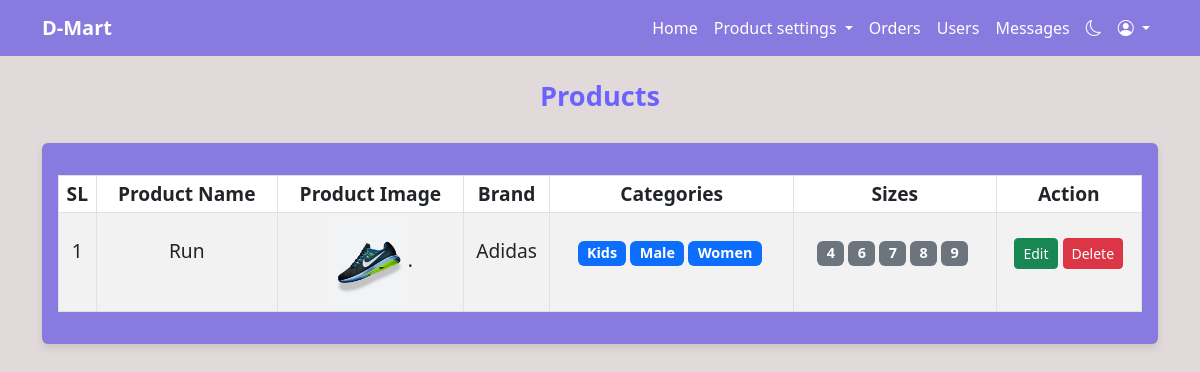
The page /backend/products.php (signed in) on the database its author committed.
### tables this page shows
CREATE TABLE `products` (
  `id` int(11) NOT NULL,
  `name` varchar(250) NOT NULL,
  `image_path` varchar(250) NOT NULL,
  `brand_id` int(11) NOT NULL,
  `status` tinyint(1) NOT NULL DEFAULT 1
);

CREATE TABLE `brand` (
  `id` int(11) NOT NULL,
  `name` varchar(250) NOT NULL,
  `status` tinyint(1) NOT NULL DEFAULT 1
);

### backend/products.php (the view, shortened to what this page needs)
<?php
    require 'database_connection.php';
    $sql = "
            SELECT
                p.id AS product_id,
                p.name AS product_name,
                p.image_path as image,
                p.status,
                b.name AS brand_name,
                GROUP_CONCAT(DISTINCT c.name ORDER BY c.name ASC SEPARATOR ', ') AS category_names,
                GROUP_CONCAT(DISTINCT s.name ORDER BY s.name ASC SEPARATOR ', ') AS size_names
            FROM
                products p
            LEFT JOIN
                brand b ON p.brand_id = b.id
            LEFT JOIN
                product_categories pc ON p.id = pc.product_id
            LEFT JOIN
                categories c ON pc.category_id = c.id
            LEFT JOIN
                product_sizes ps ON p.id = ps.product_id
            LEFT JOIN
                sizes s ON ps.size_id = s.id
            WHERE
                p.status = 1
            GROUP BY
                p.id
            ORDER BY
                p.name ASC;
         ";
    $result = $conn->query($sql);
?>
<!DOCTYPE html>
<html lang="en">
<?php require 'assets/header.php'; ?>
<body class="day-mode">
    <?php require 'assets/menu.php'; ?>
    <h2 class="dashboard-title mt-4">Products</h2>
    <div class="container">
        <div class="row mt-4">
            <div class="col-md-12 mb-4">
                <div class="card card-user-info">
                    <div class="card-body">
                        <table class="table table-striped table-bordered table-sm table-hover table-responsive mt-3">
                            <thead>
                                <tr>
                                    <th>SL</th>
                                    <th>Product Name</th>
                                    <th>Product Image</th>
                                    <th>Brand</th>
                                    <th>Categories</th>
                                    <th>Sizes</th>
                                    <th>Action</th>
                                </tr>
                            </thead>
                            <tbody>
                                <?php
                                if ($result->num_rows > 0) {
                                    $sl = 1;
                                    while ($row = $result->fetch_assoc()) {
                                        echo "<tr>";
                                        echo "<td class='pt-4'>" . $sl++ . "</td>";
                                        echo "<td class='pt-4'>" . htmlspecialchars($row['product_name']) . "</td>";
                                        echo "<td><img src='" . htmlspecialchars($row["image"])."' style='width:80px;'>.</td>";
                                        echo "<td class='pt-4'>" . htmlspecialchars($row['brand_name']) . "</td>";
                                        echo "<td class='pt-4'>";
                                        $categories = explode(',', $row['category_names']);
                                        foreach ($categories as $category) {
                                            echo "<span class='badge bg-primary me-1'>" . htmlspecialchars($category) . "</span>";
                                        }
                                        echo "</td>";
                                        echo "<td class='pt-4'>";
                                        $sizes = explode(',', $row['size_names']);
                                        foreach ($sizes as $size) {
                                            echo "<span class='badge bg-secondary me-1'>" . htmlspecialchars($size) . "</span>";
                                        }
                                        echo "</td>";
                                        echo "<td class='pt-4'>
                                                <a href='edit_product.php?id=" . $row['product_id'] . "' class='btn btn-success btn-sm'>Edit</a>
                                                <a href='delete_product.php?id=" . $row['product_id'] . "'
                                                    class='btn btn-danger btn-sm'
                                                    onclick=\"return confirm('Are you sure you want to delete this product?');\">
                                                    Delete
                                                </a>
                                              </td>";
                                        echo "</tr>";
                                    }
                                } else {
                                    echo "<tr><td colspan='7' class='text-center'>No products available</td></tr>";
                                }
                                ?>
                            </tbody>
                        </table>
                    </div>
                </div>
            </div>
        </div>
    </div>
</body>
</html>

### backend/assets/css/style.css (style rules this page uses)
body.day-mode { background-color: #e2dada; color: #040303; }
.dashboard-title { color: #6c63ff; text-align: center; font-size: 1.7rem; font-weight: bold; margin-bottom: 30px; }
.card { border: none; box-shadow: 0 4px 8px rgba(0, 0, 0, 0.1); transition: transform 0.2s ease-in-out; }
.card-body { text-align: center; font-size: 1.2rem; color: #32ebc3; }
.day-mode .card, .day-mode .navbar { background-color: #897adf; }

### rows shown on the page
products: name "Run", image_path (picture), brand.name "Adidas", category "Kids", category "Male", category "Women", size "4", size "6", size "7", size "8", size "9"
